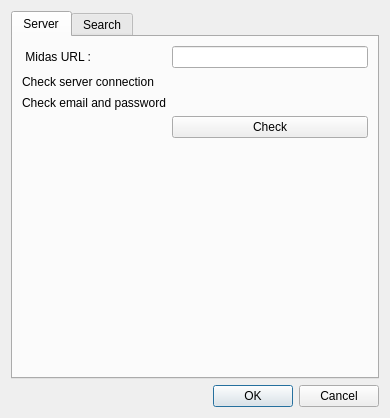
<?xml version="1.0" encoding="UTF-8"?>
<ui version="4.0">
 <class>SettingsDialog</class>
 <widget class="QDialog" name="SettingsDialog">
  <property name="windowModality">
   <enum>Qt::ApplicationModal</enum>
  </property>
  <property name="geometry">
   <rect>
    <x>0</x>
    <y>0</y>
    <width>390</width>
    <height>418</height>
   </rect>
  </property>
  <property name="minimumSize">
   <size>
    <width>300</width>
    <height>0</height>
   </size>
  </property>
  <property name="windowTitle">
   <string>Settings</string>
  </property>
  <property name="windowIcon">
   <iconset resource="../MIDASDesktopIcons.qrc">
    <normaloff>:/icons/Icon16.PNG</normaloff>:/icons/Icon16.PNG</iconset>
  </property>
  <property name="modal">
   <bool>true</bool>
  </property>
  <layout class="QVBoxLayout" name="verticalLayout_5">
   <item>
    <widget class="QTabWidget" name="settingTab">
     <property name="enabled">
      <bool>true</bool>
     </property>
     <property name="currentIndex">
      <number>0</number>
     </property>
     <widget class="QWidget" name="serverTab">
      <attribute name="icon">
       <iconset resource="../MIDASDesktopIcons.qrc">
        <normaloff>:/icons/earth_network.png</normaloff>:/icons/earth_network.png</iconset>
      </attribute>
      <attribute name="title">
       <string>Server</string>
      </attribute>
      <layout class="QGridLayout" name="gridLayout">
       <item row="0" column="0">
        <widget class="QLabel" name="midasURLLabel">
         <property name="text">
          <string>Midas URL :</string>
         </property>
         <property name="alignment">
          <set>Qt::AlignRight|Qt::AlignTrailing|Qt::AlignVCenter</set>
         </property>
         <property name="margin">
          <number>3</number>
         </property>
         <property name="buddy">
          <cstring>midasURLEdit</cstring>
         </property>
        </widget>
       </item>
       <item row="2" column="0" colspan="2">
        <widget class="QLabel" name="label">
         <property name="text">
          <string>Check server connection </string>
         </property>
        </widget>
       </item>
       <item row="3" column="0" colspan="2">
        <widget class="QLabel" name="label_3">
         <property name="sizePolicy">
          <sizepolicy hsizetype="Preferred" vsizetype="Preferred">
           <horstretch>0</horstretch>
           <verstretch>0</verstretch>
          </sizepolicy>
         </property>
         <property name="text">
          <string>Check email and password</string>
         </property>
        </widget>
       </item>
       <item row="2" column="2">
        <widget class="QLabel" name="checkServerConnectivityLabel">
         <property name="minimumSize">
          <size>
           <width>16</width>
           <height>16</height>
          </size>
         </property>
         <property name="maximumSize">
          <size>
           <width>24</width>
           <height>24</height>
          </size>
         </property>
         <property name="text">
          <string/>
         </property>
         <property name="pixmap">
          <pixmap resource="../MIDASDesktopIcons.qrc">:/icons/QuestionMark_48x48.png</pixmap>
         </property>
         <property name="scaledContents">
          <bool>true</bool>
         </property>
         <property name="alignment">
          <set>Qt::AlignRight|Qt::AlignTrailing|Qt::AlignVCenter</set>
         </property>
        </widget>
       </item>
       <item row="3" column="2">
        <widget class="QLabel" name="checkLoginLabel">
         <property name="maximumSize">
          <size>
           <width>24</width>
           <height>24</height>
          </size>
         </property>
         <property name="text">
          <string/>
         </property>
         <property name="pixmap">
          <pixmap resource="../MIDASDesktopIcons.qrc">:/icons/QuestionMark_48x48.png</pixmap>
         </property>
         <property name="scaledContents">
          <bool>true</bool>
         </property>
         <property name="alignment">
          <set>Qt::AlignRight|Qt::AlignTrailing|Qt::AlignVCenter</set>
         </property>
        </widget>
       </item>
       <item row="0" column="2">
        <widget class="QLineEdit" name="midasURLEdit">
         <property name="readOnly">
          <bool>false</bool>
         </property>
        </widget>
       </item>
       <item row="4" column="2">
        <widget class="QPushButton" name="checkConnectionSettingsButton">
         <property name="layoutDirection">
          <enum>Qt::LeftToRight</enum>
         </property>
         <property name="text">
          <string>Check</string>
         </property>
         <property name="icon">
          <iconset resource="../MIDASDesktopIcons.qrc">
           <normaloff>:/icons/check2.png</normaloff>:/icons/check2.png</iconset>
         </property>
        </widget>
       </item>
       <item row="5" column="2">
        <spacer name="verticalSpacer">
         <property name="orientation">
          <enum>Qt::Vertical</enum>
         </property>
         <property name="sizeHint" stdset="0">
          <size>
           <width>20</width>
           <height>40</height>
          </size>
         </property>
        </spacer>
       </item>
      </layout>
     </widget>
     <widget class="QWidget" name="searchTab">
      <attribute name="icon">
       <iconset resource="../MIDASDesktopIcons.qrc">
        <normaloff>:/icons/find.png</normaloff>:/icons/find.png</iconset>
      </attribute>
      <attribute name="title">
       <string>Search</string>
      </attribute>
      <layout class="QVBoxLayout" name="verticalLayout_4">
       <item>
        <widget class="QGroupBox" name="serachModeBox">
         <property name="title">
          <string>Search Mode</string>
         </property>
         <layout class="QVBoxLayout" name="verticalLayout_2">
          <item>
           <widget class="QRadioButton" name="searchInAllWordRadioButton">
            <property name="text">
             <string>All words</string>
            </property>
            <property name="checked">
             <bool>true</bool>
            </property>
           </widget>
          </item>
          <item>
           <widget class="QRadioButton" name="searchInAtLeastRadioButton">
            <property name="text">
             <string>At least one word</string>
            </property>
           </widget>
          </item>
         </layout>
        </widget>
       </item>
       <item>
        <widget class="QGroupBox" name="searchInBox">
         <property name="title">
          <string>Search in :</string>
         </property>
         <layout class="QVBoxLayout" name="verticalLayout_3">
          <item>
           <widget class="QCheckBox" name="searchInTitlesCheckBox">
            <property name="text">
             <string>Titles</string>
            </property>
           </widget>
          </item>
          <item>
           <widget class="QCheckBox" name="searchInKeywordsCheckBox">
            <property name="text">
             <string>Keywords</string>
            </property>
           </widget>
          </item>
          <item>
           <widget class="QCheckBox" name="searchInAbstractsCheckBox">
            <property name="text">
             <string>Abstracts</string>
            </property>
           </widget>
          </item>
          <item>
           <widget class="QCheckBox" name="searchInSponsorsCheckBox">
            <property name="text">
             <string>Sponsors</string>
            </property>
           </widget>
          </item>
          <item>
           <widget class="QCheckBox" name="searchInAuthorsCheckBox">
            <property name="text">
             <string>Authors</string>
            </property>
           </widget>
          </item>
          <item>
           <widget class="QCheckBox" name="searchInDescriptionsCheckBox">
            <property name="text">
             <string>Descriptions</string>
            </property>
           </widget>
          </item>
          <item>
           <widget class="QCheckBox" name="searchInBitstreamsCheckBox">
            <property name="text">
             <string>Bitstreams</string>
            </property>
           </widget>
          </item>
         </layout>
        </widget>
       </item>
      </layout>
     </widget>
    </widget>
   </item>
   <item>
    <widget class="QDialogButtonBox" name="buttonBox">
     <property name="standardButtons">
      <set>QDialogButtonBox::Cancel|QDialogButtonBox::Ok</set>
     </property>
    </widget>
   </item>
  </layout>
 </widget>
 <tabstops>
  <tabstop>buttonBox</tabstop>
  <tabstop>searchInAllWordRadioButton</tabstop>
  <tabstop>searchInAtLeastRadioButton</tabstop>
  <tabstop>searchInTitlesCheckBox</tabstop>
  <tabstop>searchInKeywordsCheckBox</tabstop>
  <tabstop>searchInAbstractsCheckBox</tabstop>
  <tabstop>searchInSponsorsCheckBox</tabstop>
  <tabstop>searchInAuthorsCheckBox</tabstop>
  <tabstop>searchInDescriptionsCheckBox</tabstop>
  <tabstop>searchInBitstreamsCheckBox</tabstop>
 </tabstops>
 <resources>
  <include location="../MIDASDesktopIcons.qrc"/>
  <include location="../MIDASDesktopIcons.qrc"/>
  <include location="../MIDASDesktopIcons.qrc"/>
  <include location="../MIDASDesktopIcons.qrc"/>
  <include location="../MIDASDesktopIcons.qrc"/>
 </resources>
 <connections>
  <connection>
   <sender>buttonBox</sender>
   <signal>accepted()</signal>
   <receiver>SettingsDialog</receiver>
   <slot>accept()</slot>
   <hints>
    <hint type="sourcelabel">
     <x>268</x>
     <y>389</y>
    </hint>
    <hint type="destinationlabel">
     <x>3</x>
     <y>366</y>
    </hint>
   </hints>
  </connection>
  <connection>
   <sender>buttonBox</sender>
   <signal>rejected()</signal>
   <receiver>SettingsDialog</receiver>
   <slot>reject()</slot>
   <hints>
    <hint type="sourcelabel">
     <x>290</x>
     <y>390</y>
    </hint>
    <hint type="destinationlabel">
     <x>299</x>
     <y>404</y>
    </hint>
   </hints>
  </connection>
 </connections>
</ui>
